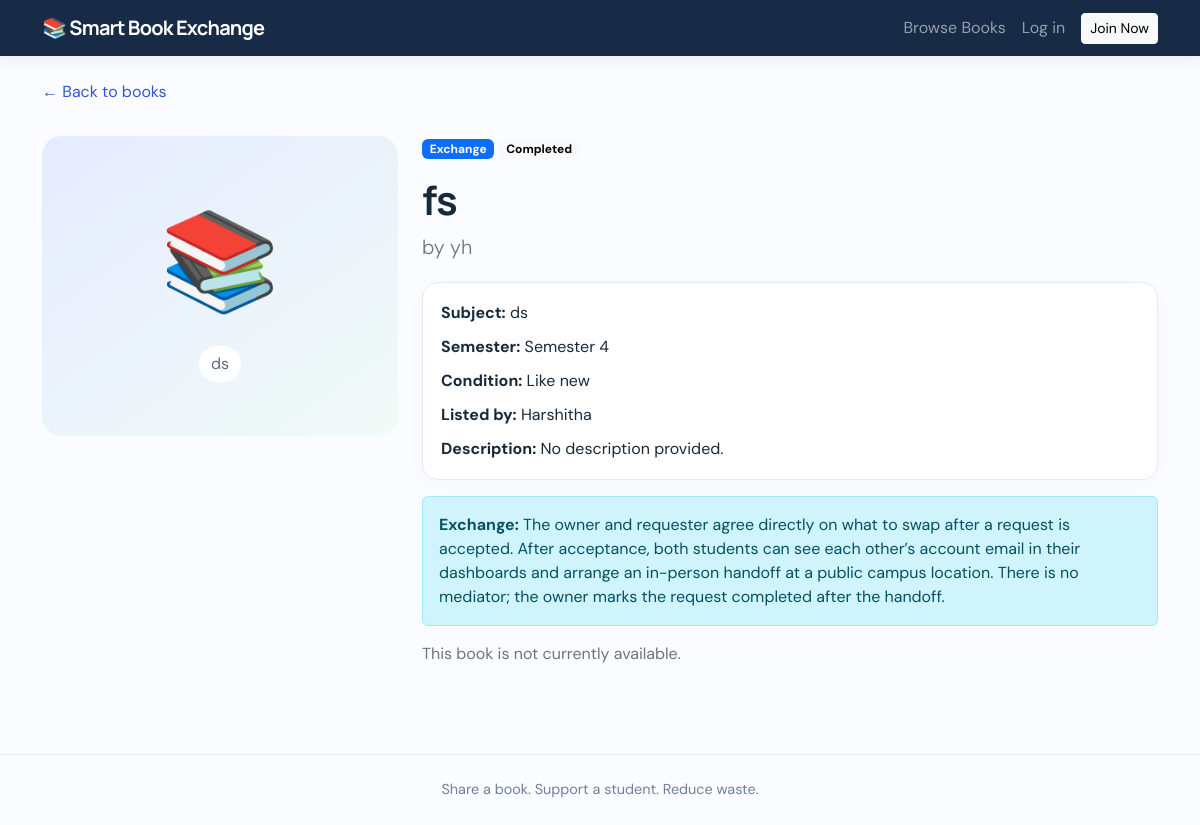
Screenshot of /books/1 with the database file from the repository.
### tables this page shows
CREATE TABLE books (
            id INTEGER PRIMARY KEY AUTOINCREMENT,
            owner_id INTEGER NOT NULL,
            title TEXT NOT NULL,
            author TEXT NOT NULL,
            subject TEXT NOT NULL,
            semester TEXT NOT NULL,
            condition TEXT NOT NULL,
            book_type TEXT NOT NULL CHECK(book_type IN ('Exchange','Donation')),
            description TEXT DEFAULT '',
            status TEXT NOT NULL DEFAULT 'Available',
            created_at TIMESTAMP DEFAULT CURRENT_TIMESTAMP, image_filename TEXT,
            FOREIGN KEY(owner_id) REFERENCES users(id)
        );

CREATE TABLE users (
            id INTEGER PRIMARY KEY AUTOINCREMENT,
            name TEXT NOT NULL,
            email TEXT NOT NULL UNIQUE,
            password_hash TEXT NOT NULL,
            created_at TIMESTAMP DEFAULT CURRENT_TIMESTAMP
        );

### app.py (the view)
@app.route("/books/<int:book_id>")
def book_detail(book_id):
    with get_db() as db:
        book = db.execute("""SELECT books.*, users.name AS owner_name FROM books
                             JOIN users ON users.id=books.owner_id WHERE books.id=?""", (book_id,)).fetchone()
    if not book:
        flash("Book not found.", "danger")
        return redirect(url_for("index"))
    return render_template("book_detail.html", book=book)

### app.py (called while the page is built)
def get_db():
    conn = sqlite3.connect(DB_PATH)
    conn.row_factory = sqlite3.Row
    conn.execute("PRAGMA foreign_keys = ON")
    return conn

### templates/book_detail.html
{% extends "base.html" %}{% block title %}{{ book.title }}{% endblock %}
{% block content %}<a class="back-link" href="{{ url_for('index') }}">← Back to books</a><div class="row g-4 mt-2"><div class="col-md-4">{% if book.image_filename %}<img class="detail-book-image" src="{{ url_for('static', filename='uploads/' ~ book.image_filename) }}" alt="Cover of {{ book.title }}">{% else %}<div class="detail-cover">📚<span>{{ book.subject }}</span></div>{% endif %}</div><div class="col-md-8"><span class="badge {{ 'text-bg-success' if book.book_type=='Donation' else 'text-bg-primary' }}">{{ book.book_type }}</span><span class="badge text-bg-light ms-1">{{ book.status }}</span><h1 class="display-6 fw-bold mt-3">{{ book.title }}</h1><p class="lead text-secondary">by {{ book.author }}</p><div class="detail-panel"><p><strong>Subject:</strong> {{ book.subject }}</p><p><strong>Semester:</strong> {{ book.semester }}</p><p><strong>Condition:</strong> {{ book.condition }}</p><p><strong>Listed by:</strong> {{ book.owner_name }}</p><p class="mb-0"><strong>Description:</strong> {{ book.description or 'No description provided.' }}</p></div>
<div class="alert alert-info mt-3 mb-0"><strong>{{ 'Donation:' if book.book_type=='Donation' else 'Exchange:' }}</strong> {{ 'This book is offered for free.' if book.book_type=='Donation' else 'The owner and requester agree directly on what to swap after a request is accepted.' }} After acceptance, both students can see each other’s account email in their dashboards and arrange an in-person handoff at a public campus location. There is no mediator; the owner marks the request completed after the handoff.</div>
{% if book.status=='Available' and session.get('user_id') != book.owner_id %}
<form method="post" action="{{ url_for('request_book', book_id=book.id) }}" class="mt-3"><h2 class="h5">Want this book?</h2><p class="text-secondary">Send a request to the owner. You can include an optional message.</p><label class="form-label">Message to the book owner (optional)</label><textarea class="form-control mb-2" name="message" rows="2" placeholder="Introduce yourself or ask a question"></textarea><button class="btn btn-primary btn-lg">Send book request</button></form>
{% elif session.get('user_id') == book.owner_id %}<p class="text-secondary mt-3">This is your listing. Manage requests from your dashboard.</p>
{% else %}<p class="text-secondary mt-3">This book is not currently available.</p>{% endif %}
</div></div>{% endblock %}

### static/style.css (style rules this page uses)
:root { --ink:#182a3a;--muted:#718096;--blue:#3157d5;--pale:#f3f6ff;--line:#e5eaf2 }
body { font-family:'DM Sans',sans-serif;color:var(--ink);background:#fbfcff;min-height:100vh }
h1,h2,h3,.navbar-brand { font-family:'Manrope',sans-serif;letter-spacing:-.025em }
.filter-panel,.panel,.detail-panel { background:white;border:1px solid var(--line);border-radius:16px;padding:18px;box-shadow:0 5px 24px #203c6607 }
.detail-cover { min-height:300px;border-radius:20px;background:linear-gradient(145deg,#e5ebff,#f1fbf7);display:flex;align-items:center;justify-content:center;flex-direction:column;font-size:6rem }
.detail-cover span { font-size:1rem;color:#5d6c84;background:white;border-radius:20px;padding:6px 12px;margin-top:12px }
.detail-panel { margin-top:20px }
.detail-panel p { margin-bottom:10px }
.back-link { text-decoration:none;color:var(--blue) }

### rows the page displays
books: subject "ds", book_type "Exchange", status "Completed", title "fs", author "yh", semester "Semester 4", condition "Like new", description "No description provided.", book_type "Exchange:", book_type "The owner and requester agree directly on what to swap after a request is accepted."
users: owner_name "Harshitha"
